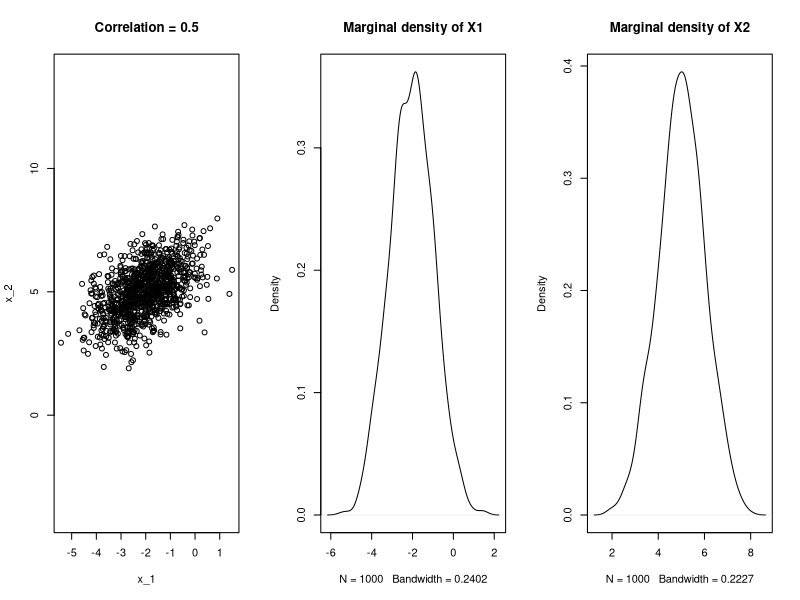
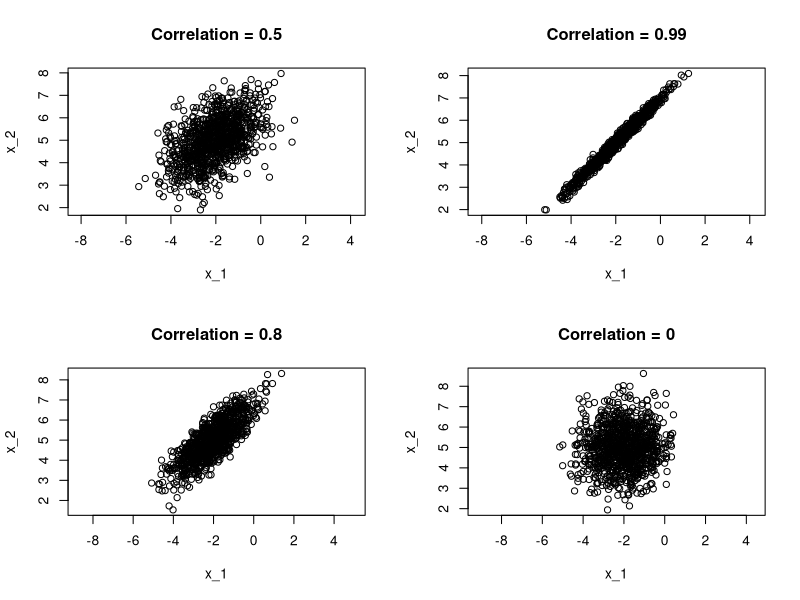

Reproduce these figures in R, in order.
#Draws from N(mu, Sigma)

set.seed(1)
par(mfrow = c(2,2))

#function to simulate from multivariate normal
simulate.mvn <- function(mu, Sigma, n = 1000)
{
  #Eigenvalue decomposition
  decomp <- eigen(Sigma)
  
  #Square root of the Sigma matrix
  Sig.sq <- decomp$vectors %*% diag(decomp$values^(1/2)) %*% solve(decomp$vectors)
  
  #Sampling from N(0,1)
  samples.mvn <- matrix(0, nrow = n, ncol = 2)
  for(i in 1:n)
  {
    Z <- rnorm(2)
    samples.mvn[i,] <- mu + Sig.sq %*% Z
  }
  return(samples.mvn)
    
}

#Mean (-2,5), Variance (1,1), Correlation = 0.5
mu <- c(-2,5)
Sigma <- matrix(c(1,0.5,0.5, 1),nrow = 2, ncol = 2)
samp <- simulate.mvn(mu = mu, Sigma = Sigma)
par(mfrow = c(1,3))
plot(samp, asp = 1, main = "Correlation = 0.5", xlab = "x_1", ylab = "x_2")
plot(density(samp[,1]), main = "Marginal density of X1")
plot(density(samp[,2]), main = "Marginal density of X2")


###
par(mfrow = c(2,2))
plot(samp, asp = 1, main = "Correlation = 0.5", xlab = "x_1", ylab = "x_2")


#Mean (-2,5), Variance (1,1), Correlation = 0.99
mu <- c(-2,5)
Sigma <- matrix(c(1,0.99,0.99, 1),nrow = 2, ncol = 2)
samp <- simulate.mvn(mu = mu, Sigma = Sigma)
plot(samp, asp = 1, main = "Correlation = 0.99", xlab = "x_1", ylab = "x_2")

#Mean (-2,5), Variance (1,1), Correlation = 0.8
mu <- c(-2,5)
Sigma <- matrix(c(1,0.8,0.8, 1),nrow = 2, ncol = 2)
samp <- simulate.mvn(mu = mu, Sigma = Sigma)
plot(samp, asp = 1, main = "Correlation = 0.8", xlab = "x_1", ylab = "x_2")


#Mean (-2,5), Variance (1,1), Correlation = 0
mu <- c(-2,5)
Sigma <- matrix(c(1,0,0, 1),nrow = 2, ncol = 2)
samp <- simulate.mvn(mu = mu, Sigma = Sigma)
plot(samp, asp = 1, main = "Correlation = 0", xlab = "x_1", ylab = "x_2")

